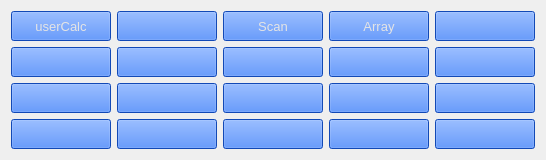
     <widget class="QWidget" name="Tools">
      <attribute name="title">
       <string>Tools</string>
      </attribute>
      <layout class="QGridLayout" name="gridLayout_10">
       <item row="0" column="0">
        <widget class="PyDMRelatedDisplayButton" name="PyDMRelatedDisplayButton_199">
         <property name="minimumSize">
          <size>
           <width>100</width>
           <height>30</height>
          </size>
         </property>
         <property name="font">
          <font>
           <pointsize>10</pointsize>
          </font>
         </property>
         <property name="toolTip">
          <string/>
         </property>
         <property name="styleSheet">
          <string notr="true">color: rgb(228, 228, 228);
background-color: rgb(25, 102, 255);</string>
         </property>
         <property name="text">
          <string>userCalc</string>
         </property>
         <property name="filenames" stdset="0">
          <stringlist>
           <string>userCalcs10.ui</string>
           <string>userStringCalcs10.ui</string>
           <string>userTransforms10.ui</string>
           <string>userStringSeqs10.ui</string>
           <string>userArrayCalcs10.ui</string>
           <string>userAve10.ui</string>
           <string>userCalcOuts10.ui</string>
           <string>userStringCalcs10more.ui</string>
           <string>userTransforms10more.ui</string>
           <string>userStringSeqs10more.ui</string>
           <string>userArrayCalcs10more.ui</string>
           <string>userAve10more.ui</string>
           <string>userCalcOuts10more.ui</string>
           <string>userCalcs10more.ui</string>
           <string>xxBusyRecord.ui</string>
           <string>xxBusyRecord.ui</string>
           <string>userCalcsGlobalEnable.ui</string>
           <string>editSseq.ui</string>
          </stringlist>
         </property>
         <property name="titles" stdset="0">
          <stringlist>
           <string>user calcs 1-10</string>
           <string>user stringCalcs 1-10</string>
           <string>user transforms 1-10</string>
           <string>user string seqs 1-10</string>
           <string>user arrayCalcs 1-10</string>
           <string>user average 1-10</string>
           <string>user calcOuts 1-10</string>
           <string>user stringCalcs 11-20</string>
           <string>user transforms 11-20</string>
           <string>user string seqs 11-20</string>
           <string>user arrayCalcs 11-20</string>
           <string>user average 11-20</string>
           <string>user calcOuts 11-20</string>
           <string>user calcs 11-20</string>
           <string>busyRecord 1</string>
           <string>busyRecord 2</string>
           <string>global enable</string>
           <string>string sequence</string>
          </stringlist>
         </property>
         <property name="showIcon" stdset="0">
          <bool>false</bool>
         </property>
         <property name="macros" stdset="0">
          <stringlist>
           <string>P=${P}</string>
           <string>P=${P}</string>
           <string>P=${P}</string>
           <string>P=${P}</string>
           <string>P=${P}</string>
           <string>P=${P}</string>
           <string>P=${P}</string>
           <string>P=${P},N1=11,N2=12,N3=13,N4=14,N5=15,N6=16,N7=17,N8=18,N9=19,N10=20</string>
           <string>P=${P},N1=11,N2=12,N3=13,N4=14,N5=15,N6=16,N7=17,N8=18,N9=19,N10=20</string>
           <string>P=${P},N1=11,N2=12,N3=13,N4=14,N5=15,N6=16,N7=17,N8=18,N9=19,N10=20</string>
           <string>P=${P},N1=11,N2=12,N3=13,N4=14,N5=15,N6=16,N7=17,N8=18,N9=19,N10=20</string>
           <string>P=${P},N1=11,N2=12,N3=13,N4=14,N5=15,N6=16,N7=17,N8=18,N9=19,N10=20</string>
           <string>P=${P},N1=11,N2=12,N3=13,N4=14,N5=15,N6=16,N7=17,N8=18,N9=19,N10=20</string>
           <string>P=${P},N1=11,N2=12,N3=13,N4=14,N5=15,N6=16,N7=17,N8=18,N9=19,N10=20</string>
           <string>P=${P},R=mybusy1</string>
           <string>P=${P},R=mybusy2</string>
           <string>P=${P}</string>
           <string>P=${P},Q=ES:</string>
          </stringlist>
         </property>
         <property name="openInNewWindow" stdset="0">
          <bool>true</bool>
         </property>
        </widget>
       </item>
       <item row="0" column="1">
        <widget class="PyDMRelatedDisplayButton" name="PyDMRelatedDisplayButton_206">
         <property name="minimumSize">
          <size>
           <width>100</width>
           <height>30</height>
          </size>
         </property>
         <property name="font">
          <font>
           <pointsize>10</pointsize>
          </font>
         </property>
         <property name="toolTip">
          <string/>
         </property>
         <property name="styleSheet">
          <string notr="true">color: rgb(228, 228, 228);
background-color: rgb(25, 102, 255);</string>
         </property>
         <property name="showIcon" stdset="0">
          <bool>false</bool>
         </property>
         <property name="openInNewWindow" stdset="0">
          <bool>true</bool>
         </property>
        </widget>
       </item>
       <item row="0" column="2">
        <widget class="PyDMRelatedDisplayButton" name="PyDMRelatedDisplayButton_212">
         <property name="minimumSize">
          <size>
           <width>100</width>
           <height>30</height>
          </size>
         </property>
         <property name="font">
          <font>
           <pointsize>10</pointsize>
          </font>
         </property>
         <property name="toolTip">
          <string/>
         </property>
         <property name="styleSheet">
          <string notr="true">color: rgb(228, 228, 228);
background-color: rgb(25, 102, 255);</string>
         </property>
         <property name="text">
          <string>Scan</string>
         </property>
         <property name="filenames" stdset="0">
          <stringlist>
           <string>scan.ui</string>
           <string>scan.ui</string>
           <string>scan.ui</string>
           <string>scan.ui</string>
           <string>scan.ui</string>
           <string>scanParms2Pos.ui</string>
           <string>scan_saveData.ui</string>
           <string>scanAux.ui</string>
           <string>ProgressBar.ui</string>
           <string>configMenu.ui</string>
          </stringlist>
         </property>
         <property name="titles" stdset="0">
          <stringlist>
           <string>Scan1 {for all scans}</string>
           <string>Scan2 {for 2D &amp; higher scans}</string>
           <string>Scan3 {for 3D &amp; higher scans}</string>
           <string>Scan4 {for 4D scans}</string>
           <string>ScanH {for Hardware-assisted scans}</string>
           <string>test scanParms2Pos</string>
           <string>saveData controls</string>
           <string>aux scan</string>
           <string>scanProgress</string>
           <string>scan1Menu</string>
          </stringlist>
         </property>
         <property name="showIcon" stdset="0">
          <bool>false</bool>
         </property>
         <property name="macros" stdset="0">
          <stringlist>
           <string>P=${P},N=1,S=scan1</string>
           <string>P=${P},N=2,S=scan2</string>
           <string>P=${P},N=3,S=scan3</string>
           <string>P=${P},N=4,S=scan4</string>
           <string>P=${P},N=H,S=scanH</string>
           <string>P=${P},Q=m7_8,SCAN=${P}scan1,PV1=${P}m7,PV2=${P}m8</string>
           <string>P=${P}</string>
           <string>P=${P},S=scanAux</string>
           <string>P=${P},B=${P}scanProgress:</string>
           <string>P=${P},CONFIG=scan1</string>
          </stringlist>
         </property>
         <property name="openInNewWindow" stdset="0">
          <bool>true</bool>
         </property>
        </widget>
       </item>
       <item row="0" column="3">
        <widget class="PyDMRelatedDisplayButton" name="PyDMRelatedDisplayButton_211">
         <property name="minimumSize">
          <size>
           <width>100</width>
           <height>30</height>
          </size>
         </property>
         <property name="font">
          <font>
           <pointsize>10</pointsize>
          </font>
         </property>
         <property name="toolTip">
          <string/>
         </property>
         <property name="styleSheet">
          <string notr="true">color: rgb(228, 228, 228);
background-color: rgb(25, 102, 255);</string>
         </property>
         <property name="text">
          <string>Array</string>
         </property>
         <property name="filenames" stdset="0">
          <stringlist>
           <string>interp.ui</string>
           <string>arrayTest.ui</string>
           <string>pvHistory.ui</string>
           <string>interpNew.ui</string>
          </stringlist>
         </property>
         <property name="titles" stdset="0">
          <stringlist>
           <string>interp</string>
           <string>arrayTest</string>
           <string>pvHistory 1</string>
           <string>interpNew</string>
          </stringlist>
         </property>
         <property name="showIcon" stdset="0">
          <bool>false</bool>
         </property>
         <property name="macros" stdset="0">
          <stringlist>
           <string>P=${P}</string>
           <string>P=${P}</string>
           <string>P=${P},N=1</string>
           <string>P=${P},Q=1</string>
          </stringlist>
         </property>
         <property name="openInNewWindow" stdset="0">
          <bool>true</bool>
         </property>
        </widget>
       </item>
       <item row="0" column="4">
        <widget class="PyDMRelatedDisplayButton" name="PyDMRelatedDisplayButton_218">
         <property name="minimumSize">
          <size>
           <width>100</width>
           <height>30</height>
          </size>
         </property>
         <property name="font">
          <font>
           <pointsize>10</pointsize>
          </font>
         </property>
         <property name="toolTip">
          <string/>
         </property>
         <property name="styleSheet">
          <string notr="true">color: rgb(228, 228, 228);
background-color: rgb(25, 102, 255);</string>
         </property>
         <property name="showIcon" stdset="0">
          <bool>false</bool>
         </property>
         <property name="openInNewWindow" stdset="0">
          <bool>true</bool>
         </property>
        </widget>
       </item>
       <item row="1" column="0">
        <widget class="PyDMRelatedDisplayButton" name="PyDMRelatedDisplayButton_200">
         <property name="minimumSize">
          <size>
           <width>100</width>
           <height>30</height>
          </size>
         </property>
         <property name="font">
          <font>
           <pointsize>10</pointsize>
          </font>
         </property>
         <property name="toolTip">
          <string/>
         </property>
         <property name="styleSheet">
          <string notr="true">color: rgb(228, 228, 228);
background-color: rgb(25, 102, 255);</string>
         </property>
         <property name="showIcon" stdset="0">
          <bool>false</bool>
         </property>
         <property name="openInNewWindow" stdset="0">
          <bool>true</bool>
         </property>
        </widget>
       </item>
       <item row="1" column="1">
        <widget class="PyDMRelatedDisplayButton" name="PyDMRelatedDisplayButton_205">
         <property name="minimumSize">
          <size>
           <width>100</width>
           <height>30</height>
          </size>
         </property>
         <property name="font">
          <font>
           <pointsize>10</pointsize>
          </font>
         </property>
         <property name="toolTip">
          <string/>
         </property>
         <property name="styleSheet">
          <string notr="true">color: rgb(228, 228, 228);
background-color: rgb(25, 102, 255);</string>
         </property>
         <property name="showIcon" stdset="0">
          <bool>false</bool>
         </property>
         <property name="openInNewWindow" stdset="0">
          <bool>true</bool>
         </property>
        </widget>
       </item>
       <item row="1" column="2">
        <widget class="PyDMRelatedDisplayButton" name="PyDMRelatedDisplayButton_213">
         <property name="minimumSize">
          <size>
           <width>100</width>
           <height>30</height>
          </size>
         </property>
         <property name="font">
          <font>
           <pointsize>10</pointsize>
          </font>
         </property>
         <property name="toolTip">
          <string/>
         </property>
         <property name="styleSheet">
          <string notr="true">color: rgb(228, 228, 228);
background-color: rgb(25, 102, 255);</string>
         </property>
         <property name="showIcon" stdset="0">
          <bool>false</bool>
         </property>
         <property name="openInNewWindow" stdset="0">
          <bool>true</bool>
         </property>
        </widget>
       </item>
       <item row="1" column="3">
        <widget class="PyDMRelatedDisplayButton" name="PyDMRelatedDisplayButton_210">
         <property name="minimumSize">
          <size>
           <width>100</width>
           <height>30</height>
          </size>
         </property>
         <property name="font">
          <font>
           <pointsize>10</pointsize>
          </font>
         </property>
         <property name="toolTip">
          <string/>
         </property>
         <property name="styleSheet">
          <string notr="true">color: rgb(228, 228, 228);
background-color: rgb(25, 102, 255);</string>
         </property>
         <property name="showIcon" stdset="0">
          <bool>false</bool>
         </property>
         <property name="openInNewWindow" stdset="0">
          <bool>true</bool>
         </property>
        </widget>
       </item>
       <item row="1" column="4">
        <widget class="PyDMRelatedDisplayButton" name="PyDMRelatedDisplayButton_217">
         <property name="minimumSize">
          <size>
           <width>100</width>
           <height>30</height>
          </size>
         </property>
         <property name="font">
          <font>
           <pointsize>10</pointsize>
          </font>
         </property>
         <property name="toolTip">
          <string/>
         </property>
         <property name="styleSheet">
          <string notr="true">color: rgb(228, 228, 228);
background-color: rgb(25, 102, 255);</string>
         </property>
         <property name="showIcon" stdset="0">
          <bool>false</bool>
         </property>
         <property name="openInNewWindow" stdset="0">
          <bool>true</bool>
         </property>
        </widget>
       </item>
       <item row="2" column="0">
        <widget class="PyDMRelatedDisplayButton" name="PyDMRelatedDisplayButton_201">
         <property name="minimumSize">
          <size>
           <width>100</width>
           <height>30</height>
          </size>
         </property>
         <property name="font">
          <font>
           <pointsize>10</pointsize>
          </font>
         </property>
         <property name="toolTip">
          <string/>
         </property>
         <property name="styleSheet">
          <string notr="true">color: rgb(228, 228, 228);
background-color: rgb(25, 102, 255);</string>
         </property>
         <property name="showIcon" stdset="0">
          <bool>false</bool>
         </property>
         <property name="openInNewWindow" stdset="0">
          <bool>true</bool>
         </property>
        </widget>
       </item>
       <item row="2" column="1">
        <widget class="PyDMRelatedDisplayButton" name="PyDMRelatedDisplayButton_203">
         <property name="minimumSize">
          <size>
           <width>100</width>
           <height>30</height>
          </size>
         </property>
         <property name="font">
          <font>
           <pointsize>10</pointsize>
          </font>
         </property>
         <property name="toolTip">
          <string/>
         </property>
         <property name="styleSheet">
          <string notr="true">color: rgb(228, 228, 228);
background-color: rgb(25, 102, 255);</string>
         </property>
         <property name="showIcon" stdset="0">
          <bool>false</bool>
         </property>
         <property name="openInNewWindow" stdset="0">
          <bool>true</bool>
         </property>
        </widget>
       </item>
       <item row="2" column="2">
        <widget class="PyDMRelatedDisplayButton" name="PyDMRelatedDisplayButton_207">
         <property name="minimumSize">
          <size>
           <width>100</width>
           <height>30</height>
          </size>
         </property>
         <property name="font">
          <font>
           <pointsize>10</pointsize>
          </font>
         </property>
         <property name="toolTip">
          <string/>
         </property>
         <property name="styleSheet">
          <string notr="true">color: rgb(228, 228, 228);
background-color: rgb(25, 102, 255);</string>
         </property>
         <property name="showIcon" stdset="0">
          <bool>false</bool>
         </property>
         <property name="openInNewWindow" stdset="0">
          <bool>true</bool>
         </property>
        </widget>
       </item>
       <item row="2" column="3">
        <widget class="PyDMRelatedDisplayButton" name="PyDMRelatedDisplayButton_214">
         <property name="minimumSize">
          <size>
           <width>100</width>
           <height>30</height>
          </size>
         </property>
         <property name="font">
          <font>
           <pointsize>10</pointsize>
          </font>
         </property>
         <property name="toolTip">
          <string/>
         </property>
         <property name="styleSheet">
          <string notr="true">color: rgb(228, 228, 228);
background-color: rgb(25, 102, 255);</string>
         </property>
         <property name="showIcon" stdset="0">
          <bool>false</bool>
         </property>
         <property name="openInNewWindow" stdset="0">
          <bool>true</bool>
         </property>
        </widget>
       </item>
       <item row="2" column="4">
        <widget class="PyDMRelatedDisplayButton" name="PyDMRelatedDisplayButton_215">
         <property name="minimumSize">
          <size>
           <width>100</width>
           <height>30</height>
          </size>
         </property>
         <property name="font">
          <font>
           <pointsize>10</pointsize>
          </font>
         </property>
         <property name="toolTip">
          <string/>
         </property>
         <property name="styleSheet">
          <string notr="true">color: rgb(228, 228, 228);
background-color: rgb(25, 102, 255);</string>
         </property>
         <property name="showIcon" stdset="0">
          <bool>false</bool>
         </property>
         <property name="openInNewWindow" stdset="0">
          <bool>true</bool>
         </property>
        </widget>
       </item>
       <item row="3" column="0">
        <widget class="PyDMRelatedDisplayButton" name="PyDMRelatedDisplayButton_202">
         <property name="minimumSize">
          <size>
           <width>100</width>
           <height>30</height>
          </size>
         </property>
         <property name="font">
          <font>
           <pointsize>10</pointsize>
          </font>
         </property>
         <property name="toolTip">
          <string/>
         </property>
         <property name="styleSheet">
          <string notr="true">color: rgb(228, 228, 228);
background-color: rgb(25, 102, 255);</string>
         </property>
         <property name="showIcon" stdset="0">
          <bool>false</bool>
         </property>
         <property name="openInNewWindow" stdset="0">
          <bool>true</bool>
         </property>
        </widget>
       </item>
       <item row="3" column="1">
        <widget class="PyDMRelatedDisplayButton" name="PyDMRelatedDisplayButton_204">
         <property name="minimumSize">
          <size>
           <width>100</width>
           <height>30</height>
          </size>
         </property>
         <property name="font">
          <font>
           <pointsize>10</pointsize>
          </font>
         </property>
         <property name="toolTip">
          <string/>
         </property>
         <property name="styleSheet">
          <string notr="true">color: rgb(228, 228, 228);
background-color: rgb(25, 102, 255);</string>
         </property>
         <property name="showIcon" stdset="0">
          <bool>false</bool>
         </property>
         <property name="openInNewWindow" stdset="0">
          <bool>true</bool>
         </property>
        </widget>
       </item>
       <item row="3" column="2">
        <widget class="PyDMRelatedDisplayButton" name="PyDMRelatedDisplayButton_208">
         <property name="minimumSize">
          <size>
           <width>100</width>
           <height>30</height>
          </size>
         </property>
         <property name="font">
          <font>
           <pointsize>10</pointsize>
          </font>
         </property>
         <property name="toolTip">
          <string/>
         </property>
         <property name="styleSheet">
          <string notr="true">color: rgb(228, 228, 228);
background-color: rgb(25, 102, 255);</string>
         </property>
         <property name="showIcon" stdset="0">
          <bool>false</bool>
         </property>
         <property name="openInNewWindow" stdset="0">
          <bool>true</bool>
         </property>
        </widget>
       </item>
       <item row="3" column="3">
        <widget class="PyDMRelatedDisplayButton" name="PyDMRelatedDisplayButton_209">
         <property name="minimumSize">
          <size>
           <width>100</width>
           <height>30</height>
          </size>
         </property>
         <property name="font">
          <font>
           <pointsize>10</pointsize>
          </font>
         </property>
         <property name="toolTip">
          <string/>
         </property>
         <property name="styleSheet">
          <string notr="true">color: rgb(228, 228, 228);
background-color: rgb(25, 102, 255);</string>
         </property>
         <property name="showIcon" stdset="0">
          <bool>false</bool>
         </property>
         <property name="openInNewWindow" stdset="0">
          <bool>true</bool>
         </property>
        </widget>
       </item>
       <item row="3" column="4">
        <widget class="PyDMRelatedDisplayButton" name="PyDMRelatedDisplayButton_216">
         <property name="minimumSize">
          <size>
           <width>100</width>
           <height>30</height>
          </size>
         </property>
         <property name="font">
          <font>
           <pointsize>10</pointsize>
          </font>
         </property>
         <property name="toolTip">
          <string/>
         </property>
         <property name="styleSheet">
          <string notr="true">color: rgb(228, 228, 228);
background-color: rgb(25, 102, 255);</string>
         </property>
         <property name="showIcon" stdset="0">
          <bool>false</bool>
         </property>
         <property name="openInNewWindow" stdset="0">
          <bool>true</bool>
         </property>
        </widget>
       </item>
      </layout>
     </widget>
